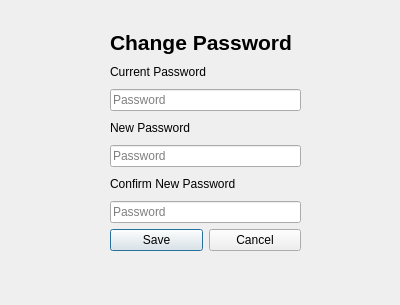
<?xml version="1.0" encoding="UTF-8"?>
<ui version="4.0">
 <class>ChangePasswordDialog</class>
 <widget class="QDialog" name="ChangePasswordDialog">
  <property name="geometry">
   <rect>
    <x>0</x>
    <y>0</y>
    <width>400</width>
    <height>305</height>
   </rect>
  </property>
  <property name="windowTitle">
   <string>Dialog</string>
  </property>
  <widget class="QWidget" name="">
   <property name="geometry">
    <rect>
     <x>110</x>
     <y>30</y>
     <width>191</width>
     <height>221</height>
    </rect>
   </property>
   <layout class="QVBoxLayout" name="verticalLayout">
    <item>
     <widget class="QLabel" name="label_4">
      <property name="text">
       <string>&lt;html&gt;&lt;head/&gt;&lt;body&gt;&lt;p&gt;&lt;span style=&quot; font-size:16pt; font-weight:700;&quot;&gt;Change Password&lt;/span&gt;&lt;/p&gt;&lt;/body&gt;&lt;/html&gt;</string>
      </property>
     </widget>
    </item>
    <item>
     <widget class="QLabel" name="label">
      <property name="text">
       <string>Current Password</string>
      </property>
     </widget>
    </item>
    <item>
     <widget class="QLineEdit" name="currentPasswordLineEdit">
      <property name="echoMode">
       <enum>QLineEdit::EchoMode::Password</enum>
      </property>
      <property name="placeholderText">
       <string>Password</string>
      </property>
     </widget>
    </item>
    <item>
     <widget class="QLabel" name="label_2">
      <property name="text">
       <string>New Password</string>
      </property>
     </widget>
    </item>
    <item>
     <widget class="QLineEdit" name="newPasswordLineEdit">
      <property name="echoMode">
       <enum>QLineEdit::EchoMode::Password</enum>
      </property>
      <property name="placeholderText">
       <string>Password</string>
      </property>
     </widget>
    </item>
    <item>
     <widget class="QLabel" name="label_3">
      <property name="text">
       <string>Confirm New Password</string>
      </property>
     </widget>
    </item>
    <item>
     <widget class="QLineEdit" name="confirmPasswordLineEdit">
      <property name="echoMode">
       <enum>QLineEdit::EchoMode::Password</enum>
      </property>
      <property name="placeholderText">
       <string>Password</string>
      </property>
     </widget>
    </item>
    <item>
     <layout class="QHBoxLayout" name="horizontalLayout">
      <item>
       <widget class="QPushButton" name="saveButton">
        <property name="text">
         <string>Save</string>
        </property>
       </widget>
      </item>
      <item>
       <widget class="QPushButton" name="cancelButton">
        <property name="text">
         <string>Cancel</string>
        </property>
       </widget>
      </item>
     </layout>
    </item>
   </layout>
  </widget>
 </widget>
 <resources/>
 <connections/>
</ui>
